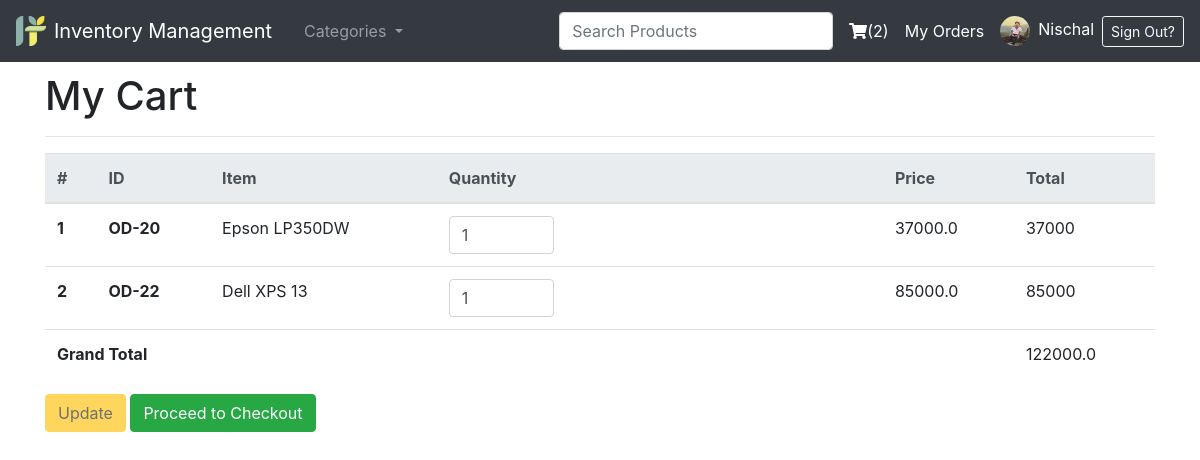
The page /cart/ (signed in) on the database as committed earlier.
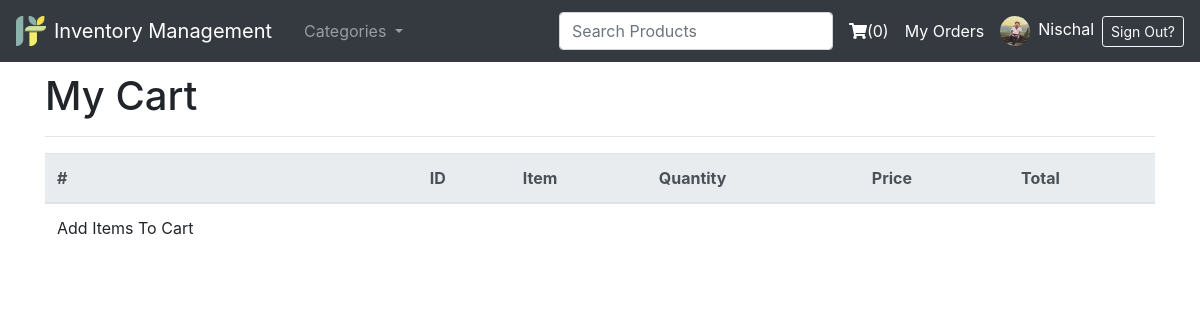
The same page on the database as committed later.
### main/models.py (models this page shows, shortened)
class OrderItem(models.Model) :
    user = models.ForeignKey("accounts.User",verbose_name=_("Orderer"),on_delete=models.CASCADE)
    ordered = models.BooleanField(_("Is Ordered?"))
    item = models.ForeignKey("inventory.Item", on_delete=models.CASCADE)
    quantity = models.IntegerField(default=1)

class Order(models.Model):
    user = models.ForeignKey("accounts.User", verbose_name=_("Orderer"), on_delete=models.CASCADE)
    items = models.ManyToManyField(OrderItem)
    ordered_date = models.DateTimeField(null=True, blank=True)
    status = models.CharField(max_length=20,choices=ORDER_STATUS,default='NO')
    class Meta:
        verbose_name = _("Order")
        verbose_name_plural = _("Orders")
        ordering = ['-ordered_date']
    @property
    def total_amount(self):
        return sum([i.quantity* i.item.selling_price for i in self.items.all()])

### inventory/models.py (models this page shows, shortened)
class Item(models.Model):
    name = models.CharField(_("Product Name"),max_length = 240, unique = True)
    brand = models.CharField(_("Product Brand"), max_length = 50, null=True, blank=True)
    category = models.ForeignKey("inventory.Category", verbose_name=_("category"), on_delete=models.CASCADE, related_name='categories')
    description = models.TextField(_("Product Description"))
    image = models.ImageField(_("Product Image"), upload_to="product_images", height_field=None, width_field=None, max_length=None, default = 'image-not-available.jpg')
    cost_price = models.FloatField(_("Latest Cost Price"), default=0)
    quantity = models.IntegerField(_("Available Quantity"), default=0)
    selling_price = models.FloatField(_("Current Selling Price"), default=0)
    about_seller = models.TextField(_("About Seller"))
    class Meta:
        ordering = ['name']

### main/views.py (the view)
# urls.py: path("cart/", cart, name="cart"),
@login_required
def cart(request):
    context = {}
    order = Order.objects.get_or_create(user=request.user, status='NO')[0]
    order_items = order.items.all()
    context['order'] = order
    context['order_items'] = order_items
    return render(request, 'client_side/cart.html', context)

### inventory/context_processors.py (called while the page is built)
def category(request):
    return {
        'categories': Category.objects.parents(),
        'cart_items': Order.objects.get_or_create(user=request.user, status='NO')[0].items.all().count() if request.user.is_authenticated else None,
        }

### inventory/models.py (called while the page is built)
    def parents(self):
        qs = super(CategoryManager, self).filter(parent = None)
        return qs

    def __str__(self):
        return str(self.name)

    def children(self):
        return Category.objects.filter(parent = self)

### templates/client_side/cart.html (shortened to what this page needs)
{% extends 'client_side_base.html' %}
{% block content %}
<h1>My Cart</h1><hr>
<table class="table">
  <thead class="thead-light">
    <tr>
      <th scope="col">#</th>
      <th scope="col">ID</th>
      <th scope="col">Item</th>
      <th scope="col">Quantity</th>
      <th scope="col">Price</th>
      <th scope="col">Total</th>
    </tr>
  </thead>
  <tbody>
{% if order_items|length > 0 %}
  {% for order_item in order_items %}
    <tr>
      <th scope="row">{{forloop.counter}}</th>
      <th scope="row" class='order_id'>OD-{{order_item.id}}</th>
      <td>{{order_item.item.name}}</td>
      <td><input type="number" min='0' oninput="this.value = Math.abs(this.value)" value='{{order_item.quantity}}' class='item_qty form-control col-3' itemid='{{order_item.item.id}}'></td>
      <td class='price'>{{order_item.item.selling_price}}</td>
      <td class='total_price'>{% widthratio order_item.quantity 1 order_item.item.selling_price %}</td>
    </tr>
  {% endfor %}
    <tr>
    <td colspan='5'><strong>Grand Total</strong></td>
    <td colspan='1' id='grand_total'>{{order.total_amount}}</td>
    </tr>
  </tbody>
</table>
<button id='update_cart' disabled class='btn btn-warning'>Update</button>
<a href="{% url 'main:checkout-form' %}" id='proceed_to_checkout' class='btn btn-success'>Proceed to Checkout</a href='#'>
{% else %}
<tr><td>Add Items To Cart</td></tr>
{% endif %}
{% endblock content %}

### templates/partial/navbar.html (shortened to what this page needs)
<nav class="navbar navbar-expand-lg navbar-dark bg-dark fixed-top">
  <a class="navbar-brand js-scroll-trigger" href="/">
    <img src="/media/favicon.png" height='30' width='30' class="d-inline-block align-top"><span class='typewriter mx-2'>Inventory Management</span>
  </a>
  <div class="collapse navbar-collapse" id="navbarSupportedContent">
    <ul class="navbar-nav mr-auto">
      <li class="nav-item dropdown">
        <a class="nav-link dropdown-toggle" href="#" data-toggle="dropdown">  Categories  </a>
      </li>
    </ul>
    <form class="form-inline my-2 my-lg-0">
      <input class="form-control my-1 mr-sm-2" autocomplete='off' type='text' required='required' placeholder="Search Products" id='searchProductForm' name='q' data-toggle="popover" data-placement="bottom" value="{{ query }}" style="" data-original-title="" title="">
    </form>
      {% if user.is_authenticated %}
        <a class="text-white mx-2" href="{% url 'main:cart' %}" id="navbarDropdown" role="button" aria-haspopup="true" aria-expanded="false">
          <i class="fas fa-shopping-cart"></i>({{cart_items}})
        </a>
        <a class="text-white mx-2" href="{% url 'main:my-orders' %}" id="navbarDropdown" role="button" aria-haspopup="true" aria-expanded="false">
          My Orders
        </a>
        <a class="text-white mr-2" href="{% url 'profile' %}" id="navbarDropdown" role="button" aria-haspopup="true" aria-expanded="false">
          <img class='rounded-circle profile-img mx-2' src='{{ user.profile.dp.url }}' height=30px width=30px>{{ user.first_name }}
        </a>
        <a class="btn btn-sm btn-outline-light" href="{% url 'account_logout' %}">Sign Out?</a>
      {% else %}
        <a class="btn mr-1 mb-1 btn-sm btn-outline-success" href="{% url 'account_login' %}">Sign In</a>
        <a class="btn btn-sm mb-1 btn-warning" href="{% url 'account_signup' %}">Signup</a>
      {% endif %}
  </div>
</nav>

Rows that differ between the two databases and show on the page:
removed OrderItem: id "20", item.name "Epson LP350DW", quantity "1", item.selling_price "37000.0", quantity+item "37000"
no longer on this page (row edited): OrderItem: id "22", item.name "Dell XPS 13", quantity "1", item.selling_price "85000.0", quantity+item "85000"
no longer on this page (row edited): Order: total_amount "122000.0"
Other text that changed with them:
{{ cart_items }}: "2" → "0"
text no longer shown: "Grand Total Update Proceed to Checkout"
text now shown: "Add Items To Cart"
